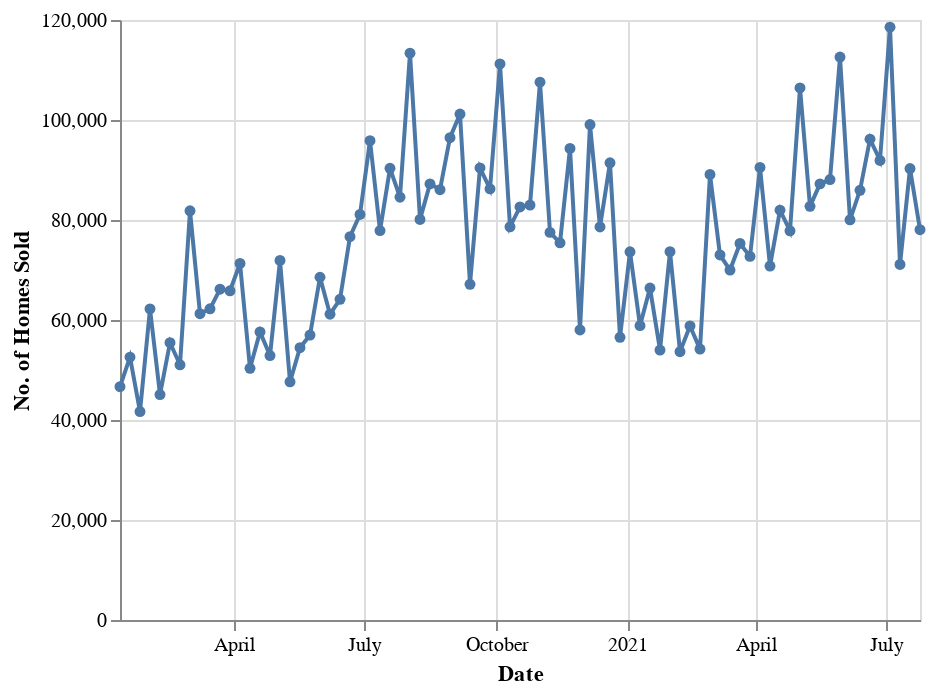

The notebook cell this image was saved under:
### Markdown cell above
#### Transaction Volumes  
  
The easiest indicator is to look at transaction volumes.

### Code cell
# weekly homes sold
weekly_homes_sold = redfin_sales.groupby(['period_end']).agg(
    homes_sold = ('total_homes_sold', sum)
)
weekly_homes_sold = weekly_homes_sold.reset_index()

# plotting it
alt.Chart(weekly_homes_sold).mark_line(point = True).encode(
    x = alt.X('period_end', title = "Date"),
    y = alt.Y('homes_sold', title = "No. of Homes Sold")
)

### Figure 1 — Vega-Lite specification as saved in the notebook (floating-point values rounded to 4 significant figures)
{"config": {"view": {"continuousWidth": 400, "continuousHeight": 300}}, "data": {"name": "data-81cc0b529263c2ca3bddfdc175aa0037"}, "mark": {"type": "line", "point": true}, "encoding": {"x": {"type": "temporal", "field": "period_end", "title": "Date"}, "y": {"type": "quantitative", "field": "homes_sold", "title": "No. of Homes Sold"}}, "$schema": "https://vega.github.io/schema/vega-lite/v4.8.1.json", "datasets": {"data-81cc0b529263c2ca3bddfdc175aa0037": [{"period_end": "2020-01-12T00:00:00", "homes_sold": 46660.0}, {"period_end": "2020-01-19T00:00:00", "homes_sold": 52580.0}, {"period_end": "2020-01-26T00:00:00", "homes_sold": 41690.0}, {"period_end": "2020-02-02T00:00:00", "homes_sold": 62230.0}, {"period_end": "2020-02-09T00:00:00", "homes_sold": 45100.0}, {"period_end": "2020-02-16T00:00:00", "homes_sold": 55460.0}, {"period_end": "2020-02-23T00:00:00", "homes_sold": 51040.0}, {"period_end": "2020-03-01T00:00:00", "homes_sold": 81840.0}, {"period_end": "2020-03-08T00:00:00", "homes_sold": 61260.0}, {"period_end": "2020-03-15T00:00:00", "homes_sold": 62240.0}, {"period_end": "2020-03-22T00:00:00", "homes_sold": 66150.0}, {"period_end": "2020-03-29T00:00:00", "homes_sold": 65840.0}, {"period_end": "2020-04-05T00:00:00", "homes_sold": 71300.0}, {"period_end": "2020-04-12T00:00:00", "homes_sold": 50340.0}, {"period_end": "2020-04-19T00:00:00", "homes_sold": 57620.0}, {"period_end": "2020-04-26T00:00:00", "homes_sold": 52880.0}, {"period_end": "2020-05-03T00:00:00", "homes_sold": 71910.0}, {"period_end": "2020-05-10T00:00:00", "homes_sold": 47630.0}, {"period_end": "2020-05-17T00:00:00", "homes_sold": 54460.0}, {"period_end": "2020-05-24T00:00:00", "homes_sold": 56990.0}, {"period_end": "2020-05-31T00:00:00", "homes_sold": 68550.0}, {"period_end": "2020-06-07T00:00:00", "homes_sold": 61160.0}, {"period_end": "2020-06-14T00:00:00", "homes_sold": 64140.0}, {"period_end": "2020-06-21T00:00:00", "homes_sold": 76670.0}, {"period_end": "2020-06-28T00:00:00", "homes_sold": 81100.0}, {"period_end": "2020-07-05T00:00:00", "homes_sold": 95870.0}, {"period_end": "2020-07-12T00:00:00", "homes_sold": 77880.0}, {"period_end": "2020-07-19T00:00:00", "homes_sold": 90340.0}, {"period_end": "2020-07-26T00:00:00", "homes_sold": 84550.0}, {"period_end": "2020-08-02T00:00:00", "homes_sold": 113400.0}, {"period_end": "2020-08-09T00:00:00", "homes_sold": 80120.0}, {"period_end": "2020-08-16T00:00:00", "homes_sold": 87220.0}, {"period_end": "2020-08-23T00:00:00", "homes_sold": 86060.0}, {"period_end": "2020-08-30T00:00:00", "homes_sold": 96470.0}, {"period_end": "2020-09-06T00:00:00", "homes_sold": 101200.0}, {"period_end": "2020-09-13T00:00:00", "homes_sold": 67150.0}, {"period_end": "2020-09-20T00:00:00", "homes_sold": 90410.0}, {"period_end": "2020-09-27T00:00:00", "homes_sold": 86230.0}, {"period_end": "2020-10-04T00:00:00", "homes_sold": 111200.0}, {"period_end": "2020-10-11T00:00:00", "homes_sold": 78640.0}, {"period_end": "2020-10-18T00:00:00", "homes_sold": 82620.0}, {"period_end": "2020-10-25T00:00:00", "homes_sold": 83000.0}, {"period_end": "2020-11-01T00:00:00", "homes_sold": 107600.0}, {"period_end": "2020-11-08T00:00:00", "homes_sold": 77520.0}, {"period_end": "2020-11-15T00:00:00", "homes_sold": 75440.0}, {"period_end": "2020-11-22T00:00:00", "homes_sold": 94310.0}, {"period_end": "2020-11-29T00:00:00", "homes_sold": 58010.0}, {"period_end": "2020-12-06T00:00:00", "homes_sold": 99080.0}, {"period_end": "2020-12-13T00:00:00", "homes_sold": 78620.0}, {"period_end": "2020-12-20T00:00:00", "homes_sold": 91430.0}, {"period_end": "2020-12-27T00:00:00", "homes_sold": 56550.0}, {"period_end": "2021-01-03T00:00:00", "homes_sold": 73640.0}, {"period_end": "2021-01-10T00:00:00", "homes_sold": 58870.0}, {"period_end": "2021-01-17T00:00:00", "homes_sold": 66380.0}, {"period_end": "2021-01-24T00:00:00", "homes_sold": 53990.0}, {"period_end": "2021-01-31T00:00:00", "homes_sold": 73660.0}, {"period_end": "2021-02-07T00:00:00", "homes_sold": 53660.0}, {"period_end": "2021-02-14T00:00:00", "homes_sold": 58810.0}, {"period_end": "2021-02-21T00:00:00", "homes_sold": 54180.0}, {"period_end": "2021-02-28T00:00:00", "homes_sold": 89120.0}, {"period_end": "2021-03-07T00:00:00", "homes_sold": 73010.0}, {"period_end": "2021-03-14T00:00:00", "homes_sold": 69990.0}, {"period_end": "2021-03-21T00:00:00", "homes_sold": 75300.0}, {"period_end": "2021-03-28T00:00:00", "homes_sold": 72720.0}, {"period_end": "2021-04-04T00:00:00", "homes_sold": 90520.0}, {"period_end": "2021-04-11T00:00:00", "homes_sold": 70780.0}, {"period_end": "2021-04-18T00:00:00", "homes_sold": 81980.0}, {"period_end": "2021-04-25T00:00:00", "homes_sold": 77830.0}, {"period_end": "2021-05-02T00:00:00", "homes_sold": 106400.0}, {"period_end": "2021-05-09T00:00:00", "homes_sold": 82730.0}, {"period_end": "2021-05-16T00:00:00", "homes_sold": 87230.0}, {"period_end": "2021-05-23T00:00:00", "homes_sold": 88080.0}, {"period_end": "2021-05-30T00:00:00", "homes_sold": 112600.0}, {"period_end": "2021-06-06T00:00:00", "homes_sold": 80040.0}, {"period_end": "2021-06-13T00:00:00", "homes_sold": 85940.0}, {"period_end": "2021-06-20T00:00:00", "homes_sold": 96160.0}, {"period_end": "2021-06-27T00:00:00", "homes_sold": 91920.0}, {"period_end": "2021-07-04T00:00:00", "homes_sold": 118600.0}, {"period_end": "2021-07-11T00:00:00", "homes_sold": 71110.0}, {"period_end": "2021-07-18T00:00:00", "homes_sold": 90290.0}, {"period_end": "2021-07-25T00:00:00", "homes_sold": 78060.0}]}}
